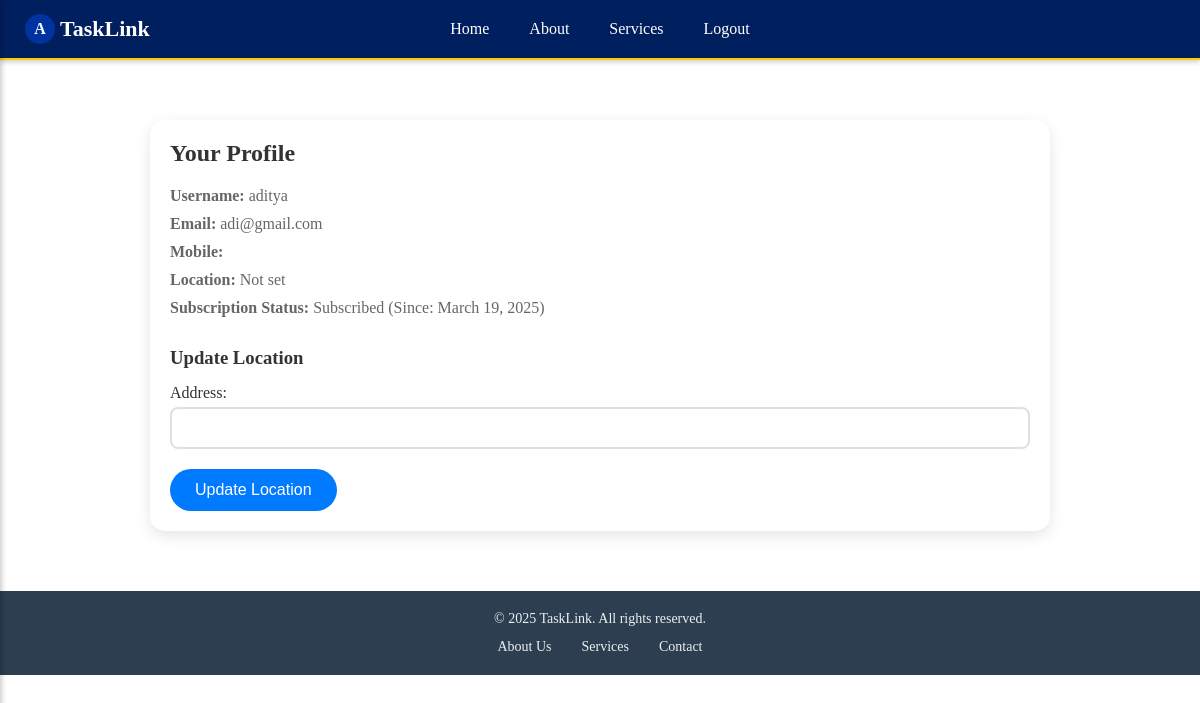
The page /profile/ (signed in) on the database its author committed.
### MyApp/models.py (models this page shows)
class CustomUser(AbstractUser):
    email = models.EmailField(unique=True)
    mobile_number = models.CharField(max_length=15, blank=True, null=True)
    otp = models.CharField(max_length=6, blank=True, null=True)
    is_otp_verified = models.BooleanField(default=False)
    is_worker = models.BooleanField(default=False)
    worker_type = models.CharField(max_length=100, blank=True, null=True)
    experience = models.PositiveIntegerField(blank=True, null=True)
    location = models.CharField(max_length=255, blank=True, null=True)
    is_subscribed = models.BooleanField(default=False)
    subscription_date = models.DateTimeField(blank=True, null=True)

### MyApp/views.py (the view, shortened to what this page needs)
# urls.py: path('profile/', views.profile, name='profile'),
@login_required
def profile(request):
    subscription_date = request.user.subscription_date if request.user.is_subscribed else None
    context = {
        'subscription_date': subscription_date,
    }
    return render(request, 'profile.html', context)

### MyApp/templates/profile.html (shortened to what this page needs)
{% extends 'Navbar.html' %}
{% block content %}
<div class="profile-container">
    <h2>Your Profile</h2>
    <p><strong>Username:</strong> {{ request.user.username }}</p>
    <p><strong>Email:</strong> {{ request.user.email }}</p>
    <p><strong>Mobile:</strong> {{ request.user.mobile_number }}</p>
    <p><strong>Location:</strong> {{ request.user.location|default:"Not set" }}</p>
    <p><strong>Subscription Status:</strong> {% if request.user.is_subscribed %}Subscribed (Since: {{ subscription_date|date:"F d, Y" }}) {% else %}Not Subscribed{% endif %}</p>
    <h3>Update Location</h3>
    <form method="POST">
        <div class="form-group">
            <label for="location">Address:</label>
            <input type="text" id="location" name="location" value="{{ request.user.location|default:'' }}" required>
        </div>
        <button type="submit" class="update-btn">Update Location</button>
    </form>
</div>
{% endblock %}

### MyApp/templates/Navbar.html (shortened to what this page needs)
<!DOCTYPE html>
<html lang="en">
<head>
    {% load static %}
    <link rel="stylesheet" href="{% static 'css/styles.css' %}">
    <link rel="stylesheet" href="{% static 'css/home.css' %}">
    <link rel="stylesheet" href="{% static 'css/footer.css' %}">
    <link rel="stylesheet" href="{% static 'css/navbar.css' %}">
    <link rel="stylesheet" href="{% static 'css/about.css' %}">
    <link rel="stylesheet" href="{% static 'css/profile.css' %}">
    <link rel="stylesheet" href="{% static 'css/registration.css' %}">
    <link rel="stylesheet" href="{% static 'css/verify_otp.css' %}">
    <link rel="stylesheet" href="{% static 'css/services.css' %}">
    <link rel="stylesheet" href="{% static 'css/worker_profile.css' %}">
    <link rel="stylesheet" href="https://cdnjs.cloudflare.com/ajax/libs/font-awesome/6.0.0-beta3/css/all.min.css">
</head>
<body class="page-body">
    <div class="site-wrapper">
        <nav id="main-navbar">
            <div class="navbar-container">
                <div class="navbar-left">
                    {% if request.user.is_authenticated %}
                    <a href="{% url 'profile' %}" class="profile-icon">{{ request.user.username|first|upper }}</a>
                    {% endif %}
                    <div class="navbar-logo">
                        <a href="{% url 'home' %}" class="logo-link">TaskLink</a>
                    </div>
                </div>
                <div class="navbar-center">
                    <ul class="navbar-links">
                        <li class="nav-item"><a href="{% url 'home' %}" class="nav-link">Home</a></li>
                        <li class="nav-item"><a href="{% url 'about' %}" class="nav-link">About</a></li>
                        <li class="nav-item"><a href="{% url 'services' %}" class="nav-link">Services</a></li>
                        {% if request.user.is_authenticated %}
                            <li class="nav-item"><a href="{% url 'logout' %}" class="nav-link">Logout</a></li>
                        {% else %}
                            <li class="nav-item"><a href="{% url 'login' %}" class="nav-link">Login</a></li>
                        {% endif %}
                    </ul>
                </div>
                <div class="navbar-right">
                </div>
            </div>
        </nav>
        <div class="main-content">
            {% block content %}
            {% endblock %}
        </div>
        <footer id="tasklink-footer">
            <div class="footer-container">
                <p class="footer-copyright">© 2025 TaskLink. All rights reserved.</p>
                <ul class="footer-nav">
                    <li class="footer-nav-item"><a href="{% url 'about' %}" class="footer-nav-link">About Us</a></li>
                    <li class="footer-nav-item"><a href="{% url 'services' %}" class="footer-nav-link">Services</a></li>
                    <li class="footer-nav-item"><a href="#" class="footer-nav-link">Contact</a></li>
                </ul>
            </div>
        </footer>
    </div>
</body>
</html>

### MyApp/static/CSS/footer.css (style rules this page uses)
#tasklink-footer { background-color: #2c3e50; padding: 20px; color: #ecf0f1; text-align: center; }
.footer-container { max-width: 1200px; margin: 0 auto; }
.footer-copyright { font-size: 14px; margin-bottom: 10px; }
.footer-nav { list-style: none; padding: 0; display: flex; justify-content: center; flex-wrap: wrap; }
.footer-nav-item { margin: 0 15px; }
.footer-nav-link { color: #ecf0f1; text-decoration: none; font-size: 14px; transition: color 0.3s; }

### MyApp/static/CSS/navbar.css (style rules this page uses)
#main-navbar { background-color: #001f5f; padding: 0 20px; display: flex; justify-content: center; align-items: center; box-shadow: 0 2px 5px rgba(0, 0, 0, 0.2); position: relative; border-bottom: 2px solid #ffcc00; height: 60px; }
.navbar-container { display: flex; justify-content: space-between; align-items: center; width: 100%; height: 100%; max-width: 1200px; }
.navbar-left { display: flex; align-items: center; height: 100%; margin-left: 5px; width: 20%; }
.profile-icon { display: flex; align-items: center; justify-content: center; padding: 0; width: 30px; height: 30px; border-radius: 50%; background-color: #0033a0; color: white; text-decoration: none; font-weight: bold; margin-right: 5px; }
.navbar-logo { display: flex; align-items: center; height: 100%; }
.navbar-logo .logo-link { color: #ffffff; font-size: 22px; font-weight: bold; text-decoration: none; display: flex; align-items: center; height: 100%; }
.navbar-center { display: flex; align-items: center; height: 100%; justify-content: center; width: 60%; position: absolute; left: 50%; transform: translateX(-50%); }
.navbar-links { list-style: none; margin: 0; padding: 0; display: flex; justify-content: center; height: 100%; }
.nav-item { margin: 0 10px; height: 100%; display: flex; align-items: center; }
.nav-link { color: #ffffff; text-decoration: none; font-size: 16px; padding: 0 10px; height: 100%; display: flex; align-items: center; transition: background-color 0.3s; }
.navbar-right { display: flex; align-items: center; height: 100%; justify-content: flex-end; width: 20%; }

### MyApp/static/CSS/profile.css (style rules this page uses)
.profile-container { max-width: 600px; margin: 40px auto; padding: 20px; background: #fff; border-radius: 15px; box-shadow: 0 5px 15px rgba(0,0,0,0.1); }
.profile-container h2 { color: #333; margin-bottom: 20px; }
.profile-container p { margin: 10px 0; color: #666; }
.profile-container h3 { color: #333; margin-top: 30px; margin-bottom: 15px; }
.form-group { margin-bottom: 20px; }
.form-group label { display: block; color: #333; margin-bottom: 5px; }
.form-group input { width: 100%; padding: 10px; border: 2px solid #e0e0e0; border-radius: 8px; font-size: 16px; }
.update-btn { padding: 12px 25px; background: #007bff; color: white; border: none; border-radius: 25px; cursor: pointer; font-size: 16px; transition: background 0.3s ease; }

### MyApp/static/CSS/registration.css (style rules this page uses)
.main-content { padding: 20px; flex: 1; }

### MyApp/static/CSS/verify_otp.css (style rules this page uses)
* { margin: 0; padding: 0; box-sizing: border-box; }

### MyApp/static/CSS/worker_profile.css (style rules this page uses)
.profile-container { max-width: 900px; margin: 40px auto; padding: 20px; background: #fff; border-radius: 15px; box-shadow: 0 5px 15px rgba(0,0,0,0.1); }

### rows shown on the page
CustomUser: user.username|first "A", user.username "aditya", user.email "adi@gmail.com", user.location "Not set", subscription_date "March 19, 2025"
